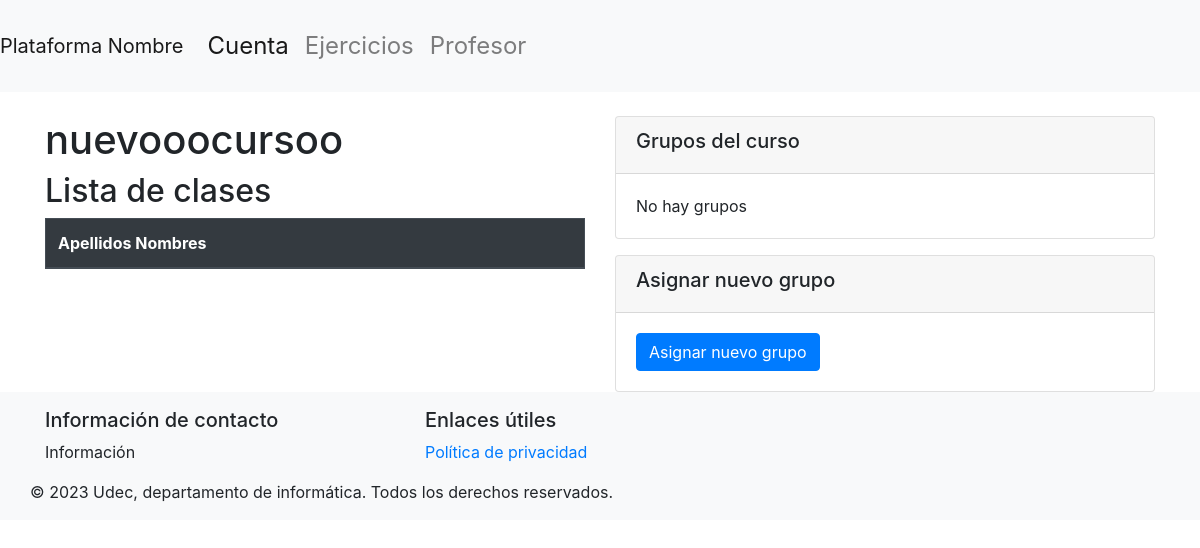
Before: /dashDocente/1/detalleCurso/2 (signed in) with the older database file.
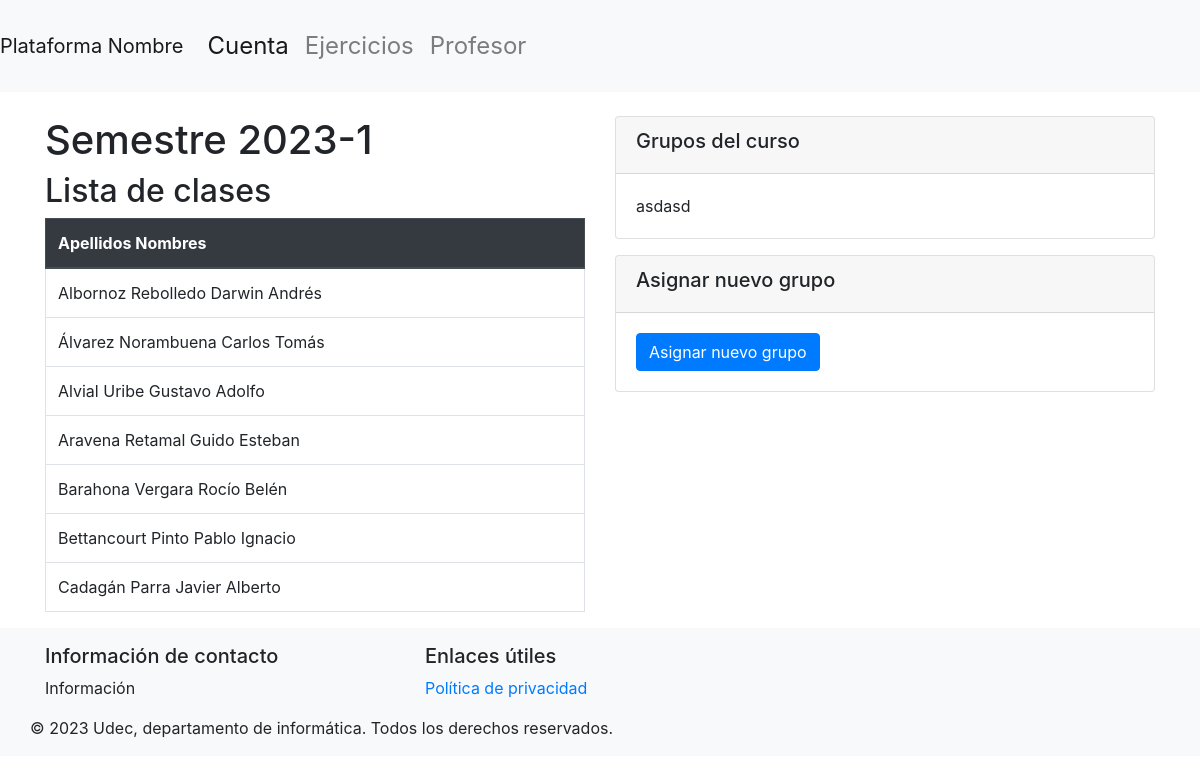
After: the same page with the newer database file.
### basedatos/modelos.py (models this page shows, shortened)
class Curso(db.Model):
    id = db.Column(db.Integer, primary_key=True)
    nombre = db.Column(db.String(100), nullable=False, unique=True)
    estudiantes = db.relationship('Estudiante', secondary=inscripciones, back_populates='cursos')
    grupos = db.relationship('Grupo', order_by=Grupo.id, back_populates='curso')

class Estudiante(db.Model):
    id = db.Column(db.Integer, primary_key=True)
    matricula = db.Column(db.String(50), nullable=False)
    nombres = db.Column(db.String(200), nullable=False)
    apellidos = db.Column(db.String(200), nullable=False)
    correo = db.Column(db.String(50), nullable=True, unique=True)
    password = db.Column(db.String(150), nullable=False)
    carrera = db.Column(db.String(100), nullable=False)
    cursos = db.relationship('Curso', secondary=inscripciones, back_populates='estudiantes')
    grupos = db.relationship('Grupo', secondary=estudiantes_grupos, back_populates='estudiantes')

class Grupo(db.Model):
    id = db.Column(db.Integer, primary_key=True)
    nombre = db.Column(db.String(50), nullable=False)
    curso = db.relationship('Curso', back_populates='grupos')
    estudiantes = db.relationship('Estudiante', secondary=estudiantes_grupos, back_populates='grupos')
    id_curso = db.Column(db.Integer, db.ForeignKey('curso.id'))

### main.py (the view)
@app.route('/dashDocente/<int:supervisor_id>/detalleCurso/<int:curso_id>', methods=['GET','POST'])
@login_required
def detallesCurso(supervisor_id, curso_id):
    curso_actual=Curso.query.get(curso_id)
    grupos=Grupo.query.filter_by(id_curso=curso_id).all()
    estudiantes_curso = Estudiante.query.filter(Estudiante.cursos.any(id=curso_id)).all()
    return(render_template('detallesCurso.html', supervisor_id=supervisor_id, curso=curso_actual, grupos=grupos, estudiantes_curso=estudiantes_curso))

### basedatos/modelos.py (called while the page is built)
    @property
    def is_authenticated(self):
        return True

### main.py (called while the page is built)
@login_manager.user_loader
def load_user(user_id):
    if user_id.startswith("e"):
        user = db.session.get(Estudiante, int(user_id[1:]))
    elif user_id.startswith("s"):
        user = db.session.get(Supervisor, int(user_id[1:]))
    else:
        return None
    return user

### templates/detallesCurso.html (shortened to what this page needs)
{% extends 'layout.html' %}
{% block content %}
<div class="row">
    <div class="col-md-6">
        <h1>{{ curso.nombre }}</h1>
        <h2>Lista de clases</h2>
        <table class="table table-bordered">
            <thead class="thead-dark">
                <tr>
                    <th>Apellidos Nombres</th>
                </tr>
            </thead>
            <tbody>
                {% for estudiante in estudiantes_curso %}
                    <tr>
                        <td>{{ estudiante.nombres }} {{ estudiante.apellidos }}</td>
                    </tr>
                {% endfor %}
            </tbody>
        </table>
    </div>
    <div class="col-md-6">
        <div class="card mb-3">
            <div class="card-header">
                <h5>Grupos del curso</h5>
            </div>
            <div class="card-body">
                {% if grupos|length == 0 %}
                <p class="card-text">No hay grupos</p>
                {% endif %}
                {% for grupo in grupos %}
                <p class="card-text">{{ grupo.nombre }}</p>
                {% endfor %}
            </div>
        </div>
        <div class="card">
            <div class="card-header">
                <h5>Asignar nuevo grupo</h5>
            </div>
            <div class="card-body">
                <a href="{{ url_for('asignarGrupos', supervisor_id=supervisor_id, curso_id=curso.id) }}" class="btn btn-primary">Asignar nuevo grupo</a>
            </div>
        </div>
    </div>
</div>
{% endblock %}

Changed rows visible on the page:
changed Curso: nombre "nuevooocursoo" → "Semestre 2023-1"
now on this page (row edited): Estudiante: nombres "Albornoz Rebolledo", apellidos "Darwin Andrés"
now on this page (row edited): Estudiante: nombres "Álvarez Norambuena", apellidos "Carlos Tomás"
now on this page (row edited): Estudiante: nombres "Alvial Uribe", apellidos "Gustavo Adolfo"
now on this page (row edited): Estudiante: nombres "Aravena Retamal", apellidos "Guido Esteban"
now on this page (row edited): Estudiante: nombres "Barahona Vergara", apellidos "Rocío Belén"
now on this page (row edited): Estudiante: nombres "Bettancourt Pinto", apellidos "Pablo Ignacio"
now on this page (row edited): Estudiante: nombres "Cadagán Parra", apellidos "Javier Alberto"
added Grupo: nombre "asdasd"
Other visible differences:
text no longer shown: "No hay grupos"
